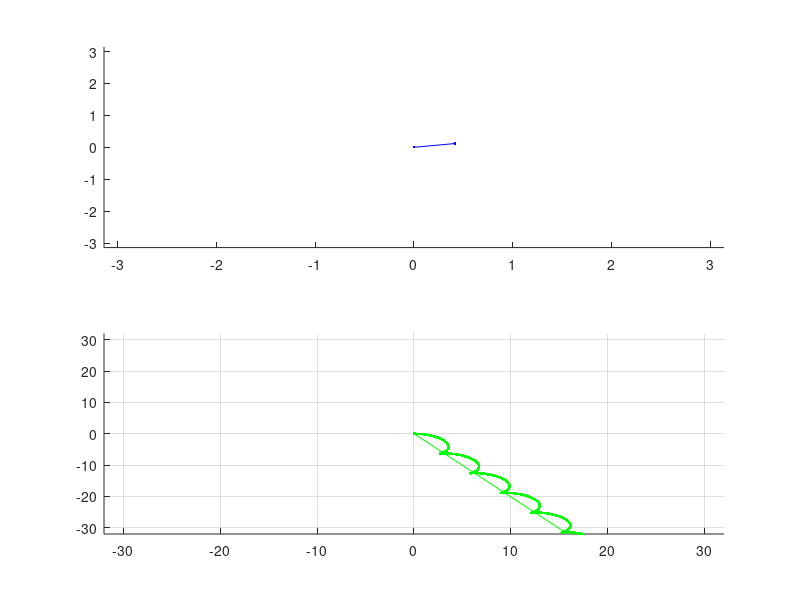

Source code (MATLAB): (Note: this script raises an error after producing the figure.)
% Программа движения частицы в электромагнитном поле

clear;  % Очистка памяти от оставшихся в ней переменных

% Начальные параметры движения
vx = 1;  % Начальная скорость по оси X
vy = 0;  % Начальная скорость по оси Y
vz = 0;  % Начальная скорость по оси Z

bz = 1;  % Индукция магнитного поля вдоль оси Z

ex = 1;  % Электрическое поле (направление X)
ey = 0.5;  % Электрическое поле (направление Y)
ez = 0;  % Электрическое поле (направление Z)

q = 1;  % Заряд частицы
m = 1;  % Масса частицы
dt = 0.01;  % Интервал времени для расчётов
x = 0; y = 0; z = 0;  % Начальные координаты частицы

% Массивы для записи пути частицы
xp(10000) = 0;    
yp(10000) = 0;
zp(10000) = 0;

% Создание подокна для отображения вектора скорости
subplot(2, 1, 1);
axis([-pi pi -pi pi]);  % Диапазон осей
hl1 = line(vx, vy);
set(hl1, 'LineStyle', '-', 'Color', 'b');  % Настройка внешнего вида линии

% Создание подокна для отображения траектории
subplot(2, 1, 2);
axis([-32 32 -32 32]);  % Диапазон осей
grid on;

hl2 = line(vx, vy);  % Линия для траектории
hl3 = line(vx, vy);  % Линия для отображения всех координат

set(hl2, 'LineStyle', ':', 'Color', 'r', 'Marker', 'p');
set(hl3, 'LineStyle', '-', 'Color', 'g');

n = 0;  % Счётчик шагов
while true
    n = n + 1;
    
    % Обновление скоростей с учётом силы Лоренца
    vx = vx + dt * q * vy * bz / m + ex * q / m * dt;   
    vy = vy - dt * q * vx * bz / m + ey * q / m * dt;
    vz = vz + ez * q / m * dt;

    % Обновление координат
    x = x + vx * dt;
    y = y + vy * dt;
    z = z + vz * dt;
    
    % Запись текущих координат в массив
    xp(mod(n, 10000)) = x;
    yp(mod(n, 10000)) = y;
    zp(mod(n, 10000)) = z;
    
    % Обновление графиков
    set(hl1, 'XData', [0 vx], 'YData', [0 vy]);
    set(hl2, 'XData', x, 'YData', y);
    set(hl3, 'XData', xp, 'YData', yp);

    pause(0.01);  % Пауза для обновления графиков
end;
